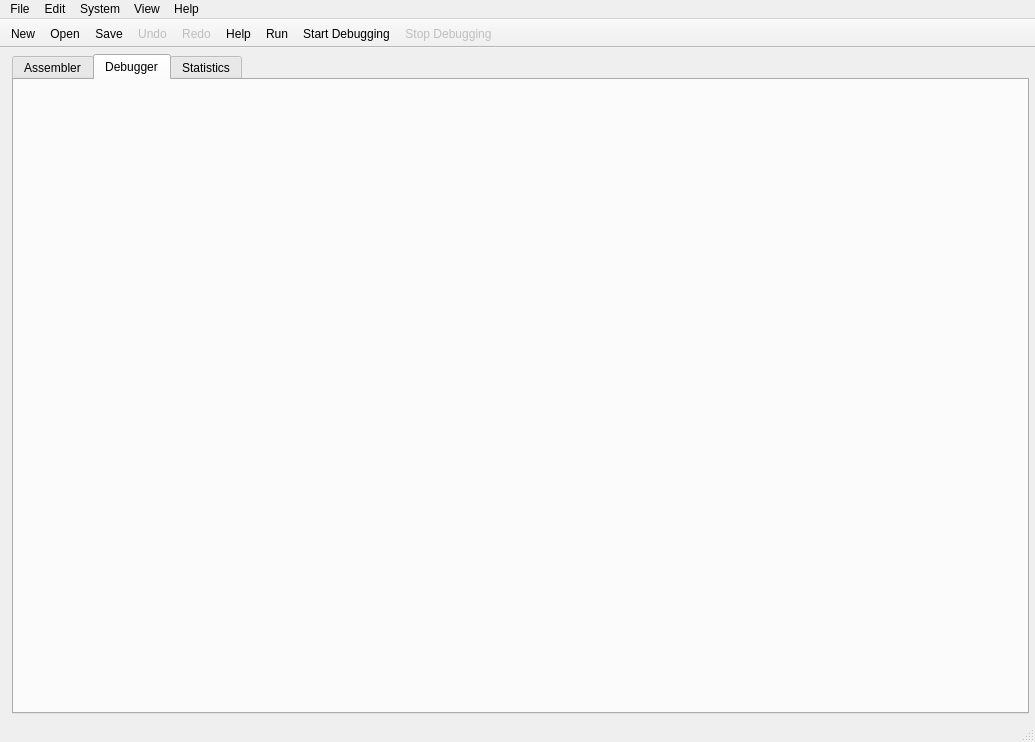
<?xml version="1.0" encoding="UTF-8"?>
<ui version="4.0">
 <class>MainWindow</class>
 <widget class="QMainWindow" name="MainWindow">
  <property name="geometry">
   <rect>
    <x>0</x>
    <y>0</y>
    <width>1035</width>
    <height>742</height>
   </rect>
  </property>
  <property name="windowTitle">
   <string>Pep/9 Micro</string>
  </property>
  <property name="windowIcon">
   <iconset resource="pep9cpuresources.qrc">
    <normaloff>:/images/Pep9micro-icon.png</normaloff>:/images/Pep9micro-icon.png</iconset>
  </property>
  <property name="unifiedTitleAndToolBarOnMac">
   <bool>true</bool>
  </property>
  <widget class="QWidget" name="centralWidget">
   <layout class="QGridLayout" name="gridLayout">
    <property name="leftMargin">
     <number>6</number>
    </property>
    <property name="topMargin">
     <number>6</number>
    </property>
    <property name="rightMargin">
     <number>6</number>
    </property>
    <property name="bottomMargin">
     <number>6</number>
    </property>
    <item row="0" column="0">
     <layout class="QGridLayout" name="gridLayout_2">
      <item row="0" column="0">
       <widget class="MemoryDumpPane" name="memoryWidget" native="true">
        <property name="sizePolicy">
         <sizepolicy hsizetype="Preferred" vsizetype="Preferred">
          <horstretch>0</horstretch>
          <verstretch>2</verstretch>
         </sizepolicy>
        </property>
       </widget>
      </item>
      <item row="1" column="0">
       <widget class="IOWidget" name="ioWidget" native="true">
        <property name="sizePolicy">
         <sizepolicy hsizetype="Preferred" vsizetype="Preferred">
          <horstretch>0</horstretch>
          <verstretch>1</verstretch>
         </sizepolicy>
        </property>
       </widget>
      </item>
      <item row="0" column="1" rowspan="2">
       <widget class="QTabWidget" name="tabWidget">
        <property name="maximumSize">
         <size>
          <width>16777215</width>
          <height>16777208</height>
         </size>
        </property>
        <property name="currentIndex">
         <number>1</number>
        </property>
        <property name="documentMode">
         <bool>false</bool>
        </property>
        <property name="movable">
         <bool>true</bool>
        </property>
        <property name="tabBarAutoHide">
         <bool>true</bool>
        </property>
        <widget class="QWidget" name="assemblerTab">
         <attribute name="title">
          <string>Assembler</string>
         </attribute>
        </widget>
        <widget class="QWidget" name="debuggerTab">
         <attribute name="title">
          <string>Debugger</string>
         </attribute>
         <layout class="QGridLayout" name="gridLayout_4">
          <item row="0" column="0">
           <layout class="QGridLayout" name="gridLayout_3">
            <item row="0" column="0">
             <widget class="CpuPane" name="cpuWidget" native="true"/>
            </item>
           </layout>
          </item>
          <item row="0" column="1">
           <widget class="MicrocodePane" name="microcodeWidget" native="true"/>
          </item>
         </layout>
        </widget>
        <widget class="QWidget" name="statsTab">
         <attribute name="title">
          <string>Statistics</string>
         </attribute>
        </widget>
       </widget>
      </item>
     </layout>
    </item>
   </layout>
  </widget>
  <widget class="QMenuBar" name="menuBar">
   <property name="geometry">
    <rect>
     <x>0</x>
     <y>0</y>
     <width>1035</width>
     <height>17</height>
    </rect>
   </property>
   <widget class="QMenu" name="menuFile">
    <property name="title">
     <string>File</string>
    </property>
    <addaction name="actionFile_New"/>
    <addaction name="actionFile_Open"/>
    <addaction name="actionFile_Save"/>
    <addaction name="actionFile_Save_As"/>
    <addaction name="separator"/>
    <addaction name="actionFile_Print_Microcode"/>
    <addaction name="actionFile_Print_Object_Code"/>
   </widget>
   <widget class="QMenu" name="menuEdit">
    <property name="title">
     <string>Edit</string>
    </property>
    <addaction name="actionEdit_Undo"/>
    <addaction name="actionEdit_Redo"/>
    <addaction name="separator"/>
    <addaction name="actionEdit_Cut"/>
    <addaction name="actionEdit_Copy"/>
    <addaction name="actionEdit_Paste"/>
    <addaction name="separator"/>
    <addaction name="actionEdit_UnComment_Line"/>
    <addaction name="actionEdit_Auto_Format_Microcode"/>
    <addaction name="actionEdit_Remove_Error_Messages"/>
    <addaction name="separator"/>
    <addaction name="actionEdit_Font"/>
    <addaction name="actionEdit_Reset_font_to_Default"/>
   </widget>
   <widget class="QMenu" name="menuSystem">
    <property name="title">
     <string>System</string>
    </property>
    <addaction name="separator"/>
    <addaction name="actionSystem_Run"/>
    <addaction name="actionSystem_Start_Debugging"/>
    <addaction name="actionSystem_Stop_Debugging"/>
    <addaction name="separator"/>
    <addaction name="actionSystem_Clear_CPU"/>
    <addaction name="actionSystem_Clear_Memory"/>
    <addaction name="separator"/>
    <addaction name="actionUse_Unaligned_OS"/>
    <addaction name="actionUse_Aligned_OS"/>
   </widget>
   <widget class="QMenu" name="menuHelp">
    <property name="title">
     <string>Help</string>
    </property>
    <addaction name="actionHelp_UsingPep9CPU"/>
    <addaction name="actionHelp_InteractiveUse"/>
    <addaction name="actionHelp_MicrocodeUse"/>
    <addaction name="actionHelp_DebuggingUse"/>
    <addaction name="actionHelp_Pep9Reference"/>
    <addaction name="actionHelp_Examples"/>
    <addaction name="separator"/>
    <addaction name="actionHelp_About_Pep9CPU"/>
    <addaction name="actionHelp_About_Qt"/>
   </widget>
   <widget class="QMenu" name="menuView">
    <property name="title">
     <string>View</string>
    </property>
    <addaction name="actionDark_Mode"/>
   </widget>
   <addaction name="menuFile"/>
   <addaction name="menuEdit"/>
   <addaction name="menuSystem"/>
   <addaction name="menuView"/>
   <addaction name="menuHelp"/>
  </widget>
  <widget class="QToolBar" name="mainToolBar">
   <property name="enabled">
    <bool>true</bool>
   </property>
   <property name="windowTitle">
    <string>Toolbar</string>
   </property>
   <property name="movable">
    <bool>false</bool>
   </property>
   <property name="iconSize">
    <size>
     <width>32</width>
     <height>32</height>
    </size>
   </property>
   <property name="floatable">
    <bool>false</bool>
   </property>
   <attribute name="toolBarArea">
    <enum>TopToolBarArea</enum>
   </attribute>
   <attribute name="toolBarBreak">
    <bool>false</bool>
   </attribute>
   <addaction name="actionFile_New"/>
   <addaction name="actionFile_Open"/>
   <addaction name="actionFile_Save"/>
   <addaction name="actionEdit_Undo"/>
   <addaction name="actionEdit_Redo"/>
   <addaction name="actionHelp"/>
   <addaction name="actionSystem_Run"/>
   <addaction name="actionSystem_Start_Debugging"/>
   <addaction name="actionSystem_Stop_Debugging"/>
  </widget>
  <widget class="QToolBar" name="byteConverterToolBar">
   <property name="movable">
    <bool>false</bool>
   </property>
   <property name="floatable">
    <bool>false</bool>
   </property>
   <attribute name="toolBarArea">
    <enum>TopToolBarArea</enum>
   </attribute>
   <attribute name="toolBarBreak">
    <bool>false</bool>
   </attribute>
  </widget>
  <widget class="QStatusBar" name="statusBar"/>
  <action name="actionFile_New">
   <property name="icon">
    <iconset resource="pep9cpuresources.qrc">
     <normaloff>:/images/new.png</normaloff>:/images/new.png</iconset>
   </property>
   <property name="text">
    <string>New</string>
   </property>
   <property name="shortcut">
    <string>Ctrl+N</string>
   </property>
   <property name="iconVisibleInMenu">
    <bool>false</bool>
   </property>
  </action>
  <action name="actionFile_Open">
   <property name="icon">
    <iconset resource="pep9cpuresources.qrc">
     <normaloff>:/images/open.png</normaloff>:/images/open.png</iconset>
   </property>
   <property name="text">
    <string>Open</string>
   </property>
   <property name="shortcut">
    <string>Ctrl+O</string>
   </property>
   <property name="iconVisibleInMenu">
    <bool>false</bool>
   </property>
  </action>
  <action name="actionFile_Save">
   <property name="icon">
    <iconset resource="pep9cpuresources.qrc">
     <normaloff>:/images/save.png</normaloff>:/images/save.png</iconset>
   </property>
   <property name="text">
    <string>Save</string>
   </property>
   <property name="shortcut">
    <string>Ctrl+S</string>
   </property>
   <property name="iconVisibleInMenu">
    <bool>false</bool>
   </property>
  </action>
  <action name="actionFile_Save_As">
   <property name="text">
    <string>Save As...</string>
   </property>
   <property name="shortcut">
    <string>Ctrl+Shift+S</string>
   </property>
   <property name="iconVisibleInMenu">
    <bool>false</bool>
   </property>
  </action>
  <action name="actionEdit_Undo">
   <property name="enabled">
    <bool>false</bool>
   </property>
   <property name="icon">
    <iconset resource="pep9cpuresources.qrc">
     <normaloff>:/images/undo.png</normaloff>:/images/undo.png</iconset>
   </property>
   <property name="text">
    <string>Undo</string>
   </property>
   <property name="shortcut">
    <string>Ctrl+Z</string>
   </property>
   <property name="iconVisibleInMenu">
    <bool>false</bool>
   </property>
  </action>
  <action name="actionEdit_Redo">
   <property name="enabled">
    <bool>false</bool>
   </property>
   <property name="icon">
    <iconset resource="pep9cpuresources.qrc">
     <normaloff>:/images/redo.png</normaloff>:/images/redo.png</iconset>
   </property>
   <property name="text">
    <string>Redo</string>
   </property>
   <property name="shortcut">
    <string>Ctrl+Y</string>
   </property>
   <property name="iconVisibleInMenu">
    <bool>false</bool>
   </property>
  </action>
  <action name="actionEdit_Cut">
   <property name="icon">
    <iconset resource="pep9cpuresources.qrc">
     <normaloff>:/images/cut.png</normaloff>:/images/cut.png</iconset>
   </property>
   <property name="text">
    <string>Cut</string>
   </property>
   <property name="shortcut">
    <string>Ctrl+X</string>
   </property>
   <property name="iconVisibleInMenu">
    <bool>false</bool>
   </property>
  </action>
  <action name="actionEdit_Copy">
   <property name="icon">
    <iconset resource="pep9cpuresources.qrc">
     <normaloff>:/images/copy.png</normaloff>:/images/copy.png</iconset>
   </property>
   <property name="text">
    <string>Copy</string>
   </property>
   <property name="shortcut">
    <string>Ctrl+C</string>
   </property>
   <property name="iconVisibleInMenu">
    <bool>false</bool>
   </property>
  </action>
  <action name="actionEdit_Paste">
   <property name="icon">
    <iconset resource="pep9cpuresources.qrc">
     <normaloff>:/images/paste.png</normaloff>:/images/paste.png</iconset>
   </property>
   <property name="text">
    <string>Paste</string>
   </property>
   <property name="shortcut">
    <string>Ctrl+V</string>
   </property>
   <property name="iconVisibleInMenu">
    <bool>false</bool>
   </property>
  </action>
  <action name="actionEdit_Font">
   <property name="text">
    <string>Font...</string>
   </property>
   <property name="iconVisibleInMenu">
    <bool>false</bool>
   </property>
  </action>
  <action name="actionSystem_Clear_CPU">
   <property name="text">
    <string>Clear CPU</string>
   </property>
   <property name="iconVisibleInMenu">
    <bool>false</bool>
   </property>
  </action>
  <action name="actionSystem_Clear_Memory">
   <property name="text">
    <string>Clear Memory</string>
   </property>
   <property name="iconVisibleInMenu">
    <bool>false</bool>
   </property>
  </action>
  <action name="actionHelp_UsingPep9CPU">
   <property name="icon">
    <iconset resource="pep9cpuresources.qrc">
     <normaloff>:/images/help.png</normaloff>:/images/help.png</iconset>
   </property>
   <property name="text">
    <string>Using Pep/9 CPU</string>
   </property>
   <property name="iconVisibleInMenu">
    <bool>false</bool>
   </property>
  </action>
  <action name="actionHelp_InteractiveUse">
   <property name="text">
    <string>Interactive Use</string>
   </property>
   <property name="iconVisibleInMenu">
    <bool>false</bool>
   </property>
  </action>
  <action name="actionSystem_Run">
   <property name="icon">
    <iconset resource="pep9cpuresources.qrc">
     <normaloff>:/images/run.png</normaloff>:/images/run.png</iconset>
   </property>
   <property name="text">
    <string>Run</string>
   </property>
   <property name="shortcut">
    <string>Ctrl+R</string>
   </property>
   <property name="iconVisibleInMenu">
    <bool>false</bool>
   </property>
  </action>
  <action name="actionSystem_Start_Debugging">
   <property name="icon">
    <iconset resource="pep9cpuresources.qrc">
     <normaloff>:/images/debugger_start.png</normaloff>:/images/debugger_start.png</iconset>
   </property>
   <property name="text">
    <string>Start Debugging</string>
   </property>
   <property name="shortcut">
    <string>Ctrl+D</string>
   </property>
   <property name="iconVisibleInMenu">
    <bool>false</bool>
   </property>
  </action>
  <action name="actionSystem_Stop_Debugging">
   <property name="enabled">
    <bool>false</bool>
   </property>
   <property name="icon">
    <iconset resource="pep9cpuresources.qrc">
     <normaloff>:/images/stop.png</normaloff>:/images/stop.png</iconset>
   </property>
   <property name="text">
    <string>Stop Debugging</string>
   </property>
   <property name="shortcut">
    <string>Ctrl+.</string>
   </property>
   <property name="iconVisibleInMenu">
    <bool>false</bool>
   </property>
  </action>
  <action name="actionSystem_Load_Microcode">
   <property name="text">
    <string>Load Microcode</string>
   </property>
   <property name="iconVisibleInMenu">
    <bool>false</bool>
   </property>
  </action>
  <action name="actionHelp">
   <property name="icon">
    <iconset resource="pep9cpuresources.qrc">
     <normaloff>:/images/help.png</normaloff>:/images/help.png</iconset>
   </property>
   <property name="text">
    <string>Help</string>
   </property>
   <property name="shortcut">
    <string>F1</string>
   </property>
  </action>
  <action name="actionFile_Print_Microcode">
   <property name="text">
    <string>Print Microcode...</string>
   </property>
  </action>
  <action name="actionFile_Print_Object_Code">
   <property name="text">
    <string>Print Object Code...</string>
   </property>
  </action>
  <action name="actionEdit_Remove_Error_Messages">
   <property name="text">
    <string>Remove Error Messages</string>
   </property>
  </action>
  <action name="actionEdit_Auto_Format_Microcode">
   <property name="text">
    <string>Format from Object Code</string>
   </property>
   <property name="toolTip">
    <string>Format From Object Code</string>
   </property>
   <property name="shortcut">
    <string>Ctrl+L</string>
   </property>
  </action>
  <action name="actionHelp_About_Pep9CPU">
   <property name="text">
    <string>About Pep9CPU</string>
   </property>
   <property name="toolTip">
    <string>About Pep9CPU</string>
   </property>
  </action>
  <action name="actionHelp_About_Qt">
   <property name="text">
    <string>About Qt</string>
   </property>
  </action>
  <action name="actionEdit_UnComment_Line">
   <property name="text">
    <string>Un/Comment Line</string>
   </property>
   <property name="shortcut">
    <string>Ctrl+/</string>
   </property>
  </action>
  <action name="actionHelp_MicrocodeUse">
   <property name="text">
    <string>Microcode Use</string>
   </property>
  </action>
  <action name="actionHelp_DebuggingUse">
   <property name="text">
    <string>Debugging Use</string>
   </property>
  </action>
  <action name="actionHelp_Pep9Reference">
   <property name="text">
    <string>Pep/9 Reference</string>
   </property>
  </action>
  <action name="actionHelp_Examples">
   <property name="text">
    <string>Examples</string>
   </property>
  </action>
  <action name="actionOne_Byte_Data_Bus_Model">
   <property name="enabled">
    <bool>false</bool>
   </property>
   <property name="text">
    <string>One-byte Data Bus</string>
   </property>
   <property name="toolTip">
    <string>One-byte Data Bus</string>
   </property>
   <property name="shortcut">
    <string>Ctrl+1</string>
   </property>
  </action>
  <action name="actionTwo_Byte_Data_Bus_Model">
   <property name="text">
    <string>Two-byte Data Bus</string>
   </property>
   <property name="toolTip">
    <string>Two-byte Data Bus</string>
   </property>
   <property name="shortcut">
    <string>Ctrl+2</string>
   </property>
  </action>
  <action name="actionEdit_Reset_font_to_Default">
   <property name="text">
    <string>Reset Font to Default</string>
   </property>
   <property name="toolTip">
    <string>Reset Font to Default</string>
   </property>
  </action>
  <action name="actionDark_Mode">
   <property name="checkable">
    <bool>true</bool>
   </property>
   <property name="text">
    <string>Dark Mode</string>
   </property>
  </action>
  <action name="actionIO_Dialog">
   <property name="checkable">
    <bool>true</bool>
   </property>
   <property name="text">
    <string>IO Dialog</string>
   </property>
  </action>
  <action name="actionObject_Code_Dialog">
   <property name="checkable">
    <bool>true</bool>
   </property>
   <property name="text">
    <string>Object Code Dialog</string>
   </property>
  </action>
  <action name="actionUse_Unaligned_OS">
   <property name="checkable">
    <bool>true</bool>
   </property>
   <property name="checked">
    <bool>true</bool>
   </property>
   <property name="text">
    <string>Use Unaligned OS</string>
   </property>
  </action>
  <action name="actionUse_Aligned_OS">
   <property name="checkable">
    <bool>true</bool>
   </property>
   <property name="text">
    <string>Use Aligned OS</string>
   </property>
  </action>
 </widget>
 <layoutdefault spacing="6" margin="11"/>
 <customwidgets>
  <customwidget>
   <class>MemoryDumpPane</class>
   <extends>QWidget</extends>
   <header>memorydumppane.h</header>
   <container>1</container>
  </customwidget>
  <customwidget>
   <class>IOWidget</class>
   <extends>QWidget</extends>
   <header>iowidget.h</header>
   <container>1</container>
  </customwidget>
  <customwidget>
   <class>CpuPane</class>
   <extends>QWidget</extends>
   <header>cpupane.h</header>
   <container>1</container>
  </customwidget>
  <customwidget>
   <class>MicrocodePane</class>
   <extends>QWidget</extends>
   <header>microcodepane.h</header>
   <container>1</container>
  </customwidget>
 </customwidgets>
 <resources>
  <include location="pep9cpuresources.qrc"/>
 </resources>
 <connections/>
 <slots>
  <signal>defaultFonts()</signal>
  <slot>on_actionEdit_Font_Default_triggered()</slot>
 </slots>
</ui>
